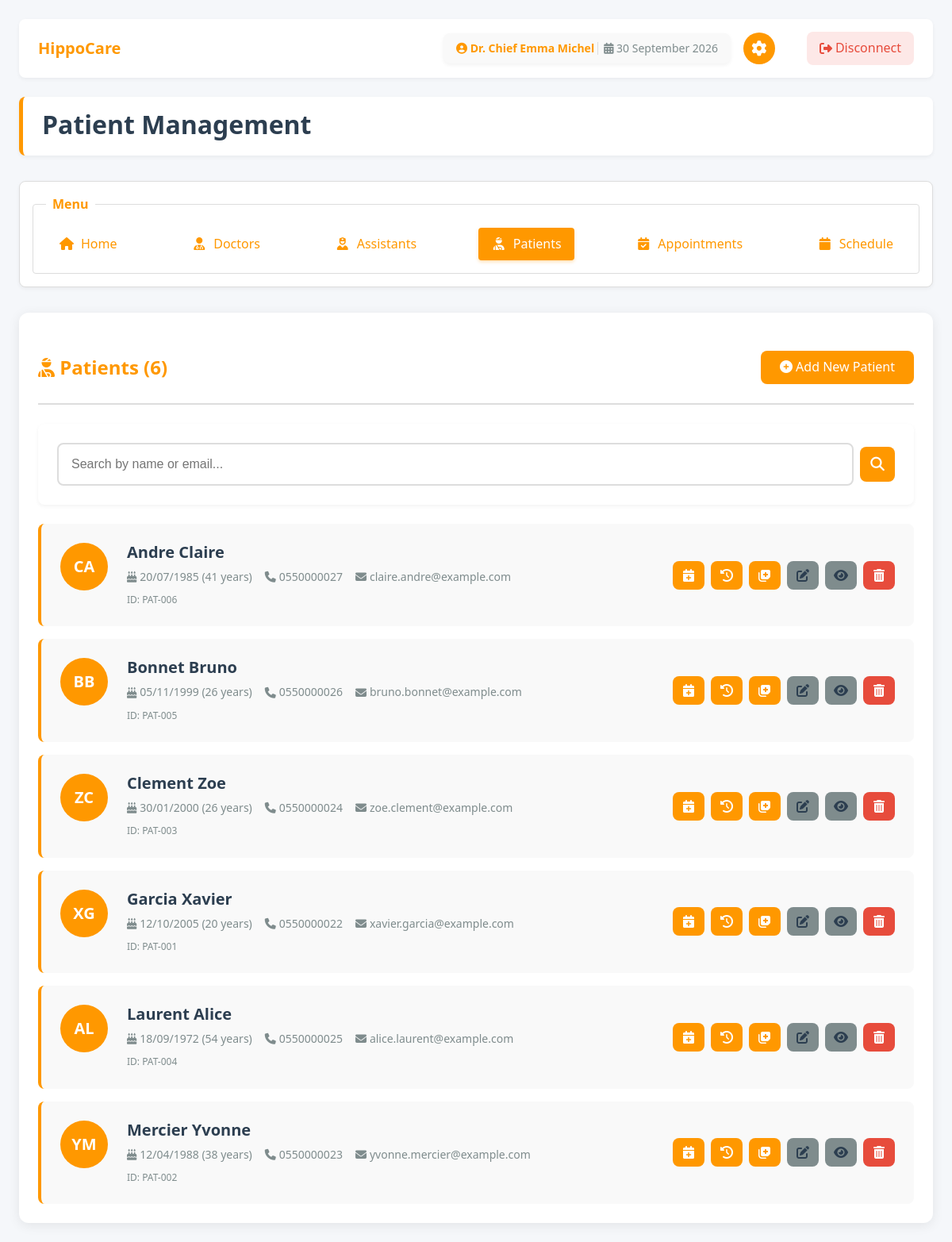
Screenshot of /cab-template/actors/chief_doctor/chief_doctor_patients.php (signed in) with the database file from the repository.
### tables this page shows
CREATE TABLE `doctor` (
  `id_doctor` int(11) NOT NULL,
  `last_name` varchar(100) NOT NULL,
  `first_name` varchar(100) NOT NULL,
  `email` varchar(50) NOT NULL,
  `phone` varchar(20) NOT NULL,
  `password` varchar(255) NOT NULL,
  `birth_date` date DEFAULT NULL,
  `national_id` varchar(20) DEFAULT NULL,
  `speciality` varchar(100) DEFAULT NULL,
  `consultation_fee` decimal(10,2) DEFAULT NULL COMMENT 'Consultation price in DZD',
  `recruitment_date` date DEFAULT NULL COMMENT 'Date hired by the clinic',
  `practice_start_year` int(4) DEFAULT NULL COMMENT 'Year started practicing as doctor',
  `role` enum('doctor','chief_doctor') DEFAULT 'doctor'
);

CREATE TABLE `patient` (
  `id_patient` int(11) NOT NULL,
  `last_name` varchar(100) NOT NULL,
  `first_name` varchar(100) NOT NULL,
  `email` varchar(50) NOT NULL,
  `phone` varchar(20) NOT NULL,
  `password` varchar(255) NOT NULL,
  `birth_date` date DEFAULT NULL,
  `national_id` varchar(20) NOT NULL
);

### cab-template/actors/chief_doctor/chief_doctor_patients.php (the view, shortened to what this page needs)
<?php
require_once("../../DB/secure_page.php");
$id_chief_doctor = $_SESSION["id_chief_doctor"];
$stmt = $conn->prepare("SELECT last_name, first_name FROM doctor WHERE id_doctor = ?");
$stmt->bind_param("i", $id_chief_doctor);
$stmt->execute();
$chief_doctor = $stmt->get_result()->fetch_assoc();
$chief_doctor_name = $chief_doctor['first_name'] . ' ' . $chief_doctor['last_name'];
$stmt = $conn->prepare("SELECT id_doctor, first_name, last_name FROM doctor ORDER BY last_name");
$stmt->execute();
$search_query = isset($_GET['search']) ? trim($_GET['search']) : '';
$items_per_page = 10;
$current_page = isset($_GET['page']) ? max(1, intval($_GET['page'])) : 1;
$offset = ($current_page - 1) * $items_per_page;
if(!empty($search_query)) {
    $search_param = "%$search_query%";
    $count_stmt = $conn->prepare("SELECT COUNT(*) as total FROM patient
                                  WHERE last_name LIKE ? OR first_name LIKE ? OR email LIKE ?");
    $count_stmt->bind_param("sss", $search_param, $search_param, $search_param);
} else {
    $count_stmt = $conn->prepare("SELECT COUNT(*) as total FROM patient");
}
$count_stmt->execute();
$total_patients = $count_stmt->get_result()->fetch_assoc()['total'];
if(!empty($search_query)) {
    $search_param = "%$search_query%";
    $stmt = $conn->prepare("SELECT id_patient, last_name, first_name, email, phone, birth_date
                           FROM patient
                           WHERE last_name LIKE ? OR first_name LIKE ? OR email LIKE ?
                           ORDER BY last_name ASC
                           LIMIT ? OFFSET ?");
    $stmt->bind_param("sssii", $search_param, $search_param, $search_param, $items_per_page, $offset);
} else {
    $stmt = $conn->prepare("SELECT id_patient, last_name, first_name, email, phone, birth_date
                           FROM patient
                           ORDER BY last_name ASC
                           LIMIT ? OFFSET ?");
    $stmt->bind_param("ii", $items_per_page, $offset);
}
$stmt->execute();
$patients = $stmt->get_result()->fetch_all(MYSQLI_ASSOC);
?>
<!DOCTYPE html>
<html lang="en">
<head>
    <link rel="stylesheet" href="css/chief_doctor_style.css">
    <link rel="stylesheet" href="css/chief_doctor_forms.css">
    <link rel="stylesheet" href="https://cdnjs.cloudflare.com/ajax/libs/font-awesome/6.4.0/css/all.min.css">
</head>
<body>
    <div class="header-banner">
        <div class="logo-container">
            <a href="chief_doctor_home.php" class="logo-link">
                <h1 class="logo-text">HippoCare</h1>
            </a>
        </div>
        <div class="header-actions">
            <span class="user-name">
                <span class="name-part">
                    <i class="fas fa-user-circle"></i>
                    Dr. Chief <?php echo htmlspecialchars($chief_doctor_name); ?>
                </span>
                <span class="date-part">
                    <i class="fas fa-calendar-alt"></i>
                    <?php echo date("d F Y"); ?>
                </span>
            </span>
            <a href="chief_doctor_settings.php" title="Settings" class="settings-btn">
                <i class="fas fa-cog"></i>
            </a>
            <a href="../../DB/logout.php" class="disconnect-btn">
                <i class="fas fa-sign-out-alt"></i>
                <span>Disconnect</span>
            </a>
        </div>
    </div>
    <header>
        <h1>Patient Management</h1>
    </header>
    <nav>
        <fieldset>
            <legend>Menu</legend>
            <div class="menu-links">
                <a href="chief_doctor_home.php"><i class="fas fa-home"></i> Home</a>
                <a href="chief_doctor_doctors.php"><i class="fas fa-user-md"></i> Doctors</a>
                <a href="chief_doctor_assistants.php"><i class="fas fa-user-nurse"></i> Assistants</a>
                <a href="chief_doctor_patients.php" class="active"><i class="fas fa-user-injured"></i> Patients</a>
                <a href="chief_doctor_app.php"><i class="fas fa-calendar-check"></i> Appointments</a>
                <a href="chief_doctor_schedule.php"><i class="fas fa-calendar"></i> Schedule</a>
            </div>
        </fieldset>
    </nav>
    <main>
        <section class="list-container">
            <div class="section-header">
                <h2><i class="fas fa-user-injured"></i> Patients (<?php echo $total_patients; ?>)</h2>
                <a href="chief_doctor_patients_new.php" class="btn">
                    <i class="fas fa-plus-circle"></i> Add New Patient
                </a>
            </div>
            <div class="search-filter-container">
                <form method="get" action="" class="search-form">
                    <div class="search-box">
                        <input type="text" name="search" placeholder="Search by name or email..." value="<?php echo htmlspecialchars($search_query); ?>" class="search-input">
                        <button type="submit" class="btn-search btn-icon" title="Search"><i class="fas fa-search"></i></button>
                    </div>
                </form>
            </div>
            <?php if($total_patients > 0): ?>
                <div class="items-list">
                    <?php foreach($patients as $patient): ?>
                        <?php
                            $initials = strtoupper(substr($patient['first_name'], 0, 1) . substr($patient['last_name'], 0, 1));
                            $birth_date = new DateTime($patient['birth_date']);
                            $age = (new DateTime())->diff($birth_date)->y;
                        ?>
                        <article class="item-card">
                            <div class="item-avatar">
                                <div class="avatar"><?php echo $initials; ?></div>
                            </div>
                            <div class="item-content">
                                <h3><?php echo htmlspecialchars($patient['last_name'] . ' ' . $patient['first_name']); ?></h3>
                                <p class="item-meta">
                                    <span><i class="fas fa-birthday-cake"></i> <?php echo $birth_date->format('d/m/Y') . ' (' . $age . ' years)'; ?></span>
                                    <span><i class="fas fa-phone"></i> <?php echo htmlspecialchars($patient['phone']); ?></span>
                                    <span><i class="fas fa-envelope"></i> <?php echo htmlspecialchars($patient['email']); ?></span>
                                </p>
                                <p class="item-id">ID: PAT-<?php echo sprintf('%03d', $patient['id_patient']); ?></p>
                            </div>
                            <div class="item-actions">
                                <a href="chief_doctor_app_new.php?patient_first_name=<?php echo urlencode($patient['first_name']); ?>&patient_last_name=<?php echo urlencode($patient['last_name']); ?>&patient_id=<?php echo $patient['id_patient']; ?>" class="btn btn-success btn-icon" title="Schedule Appointment">
                                    <i class="fas fa-calendar-plus"></i>
                                </a>
                                <a href="chief_doctor_patients_history.php?patient_id=<?php echo $patient['id_patient']; ?>" class="btn btn-primary btn-icon" title="View History">
                                    <i class="fas fa-history"></i>
                                </a>
                                <a href="chief_doctor_patients_medical_records.php?patient_id=<?php echo $patient['id_patient']; ?>" class="btn btn-primary btn-icon" title="Medical Records">
                                    <i class="fas fa-notes-medical"></i>
                                </a>
                                <a href="chief_doctor_patients_edit.php?patient_id=<?php echo $patient['id_patient']; ?>" class="btn btn-secondary btn-icon" title="Edit">
                                    <i class="fas fa-edit"></i>
                                </a>
                                <a href="chief_doctor_patients_infos.php?patient_id=<?php echo $patient['id_patient']; ?>" class="btn btn-secondary btn-icon" title="View Details">
                                    <i class="fas fa-eye"></i>
                                </a>
                                <a href="#" class="btn btn-danger btn-icon" title="Delete" onclick="return confirmDeletePatient(<?php echo $patient['id_patient']; ?>, '<?php echo addslashes($patient['first_name'] . ' ' . $patient['last_name']); ?>');">
                                    <i class="fas fa-trash-alt"></i>
                                </a>
                            </div>
                        </article>
                    <?php endforeach; ?>
                </div>
            <?php endif; ?>
        </section>
    </main>
</body>
</html>

### rows the page displays
doctor: chief_doctor_name "Emma Michel"
patient: initials "CA", last_name+first_name "Andre Claire", birth_date "20/07/1985", phone "0550000027", email "claire.andre@example.com", id_patient "006"
patient: initials "BB", last_name+first_name "Bonnet Bruno", birth_date "05/11/1999", phone "0550000026", email "bruno.bonnet@example.com", id_patient "005"
patient: initials "ZC", last_name+first_name "Clement Zoe", birth_date "30/01/2000", phone "0550000024", email "zoe.clement@example.com", id_patient "003"
patient: initials "XG", last_name+first_name "Garcia Xavier", birth_date "12/10/2005", phone "0550000022", email "xavier.garcia@example.com", id_patient "001"
patient: initials "AL", last_name+first_name "Laurent Alice", birth_date "18/09/1972", phone "0550000025", email "alice.laurent@example.com", id_patient "004"
patient: initials "YM", last_name+first_name "Mercier Yvonne", birth_date "12/04/1988", phone "0550000023", email "yvonne.mercier@example.com", id_patient "002"

### other values shown
$total_patients "6"
